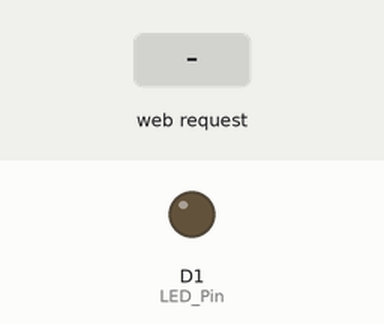
This sketch was run on a simulated ESP8266 (NodeMCU). Shown: output pins drawn as LEDs (lit = HIGH). The inputs (shaded band) are chosen by the test bench. WiFi joins after 1.5 s; servers stay silent unless stated; what the sketch prints to the serial monitor is not drawn.

Above: at 3.2 s.
3.3 s: HTTP request GET /LEDON received
At 4.2 s:
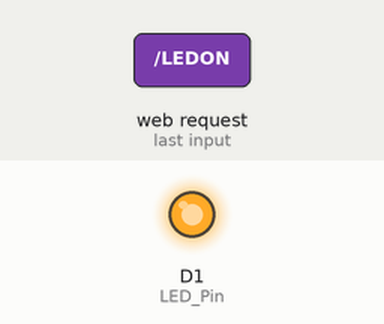
4.8 s: HTTP request GET /LEDOFF received
At 5.3 s:
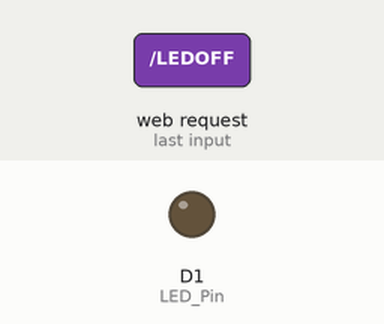
Timing chart, 0 to 7.8 s (numbered marks = the images above; inputs shaded):
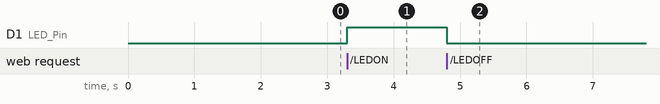

Measured:
- after the input at 3.3 s, D1 (LED_Pin): LOW → HIGH at once
- after the input at 4.8 s, D1 (LED_Pin): HIGH → LOW at once

The sketch:

BeckESP_mDNS.ino
```cpp
// BeckESP_mDNS.ino, 4/13/19 Part 4 mDNS
/*
 * Sketch: ESP8266_LED_Control_05_Station_Mode_with_mDNS
 * Control an LED from a web browser
 * Intended to be run on an a ESP8266
 */
#include <ESP8266WiFi.h>
#include <ESP8266mDNS.h>;

// change these values to match your network
char ssid[] = "Aspot24";       //  your network SSID (name)
char pass[] = "Qazqaz11";    // your network password

WiFiServer server(80);

String header = "HTTP/1.1 200 OK\r\nContent-Type: text/html\r\n\r\n";
String html_1 = "<!DOCTYPE html><html><head><meta name='viewport' content='width=device-width, initial-scale=1.0'/><meta charset='utf-8'><style>body {font-size:140%;} #main {display: table; margin: auto;  padding: 0 10px 0 10px; } h2,{text-align:center; } .button { padding:10px 10px 10px 10px; width:100%;  background-color: #4CAF50; font-size: 120%;}</style><title>LED Control</title></head><body><div id='main'><h2>LED Control</h2>";
String html_2 = "";
String html_4 = "</div></body></html>";

String request = "";
int LED_Pin = D1;

void setup()
{
    pinMode(LED_Pin, OUTPUT);

      Serial.begin(9600);
      delay(500);
      Serial.println(F("Serial started at 9600"));
      Serial.println();

      // We start by connecting to a WiFi network
      Serial.print(F("Connecting to "));  Serial.println(ssid);

      WiFi.begin(ssid, pass);

      while (WiFi.status() != WL_CONNECTED)
      {
          Serial.print(".");    delay(500);
      }
      Serial.println("");
      Serial.println(F("[CONNECTED]"));
      Serial.print("[IP ");
      Serial.print(WiFi.localIP());
      Serial.println("]");

      if (!MDNS.begin("esp8266"))   {  Serial.println("Error setting up MDNS responder!");  }
      else                          {  Serial.println("mDNS responder started");  }

      // start a server
      server.begin();
      Serial.println("Server started");
} // void setup()


void loop()
{
    // Check if a client has connected
    WiFiClient client = server.available();
    if (!client)  {  return;  }

    // Read the first line of the request
    request = client.readStringUntil('\r');

    if       ( request.indexOf("LEDON") > 0 )  { digitalWrite(LED_Pin, HIGH);  }
    else if  ( request.indexOf("LEDOFF") > 0 ) { digitalWrite(LED_Pin, LOW);   }

    // Get the LED pin status and create the LED status message
    if (digitalRead(LED_Pin) == HIGH)
    {
        // the LED is on so the button needs to say turn it off
       html_2 = "<form id='F1' action='LEDOFF'><input class='button' type='submit' value='Turn off the LED' ></form><br>";
    }
    else
    {
        // the LED is off so the button needs to say turn it on
        html_2 = "<form id='F1' action='LEDON'><input class='button' type='submit' value='Turn on the LED' ></form><br>";
    }
    client.flush();

    client.print( header );
    client.print( html_1 );
    client.print( html_2 );
    client.print( html_4);

    delay(5);
  // The client will actually be disconnected when the function returns and 'client' object is detroyed
} // void loop()
```
